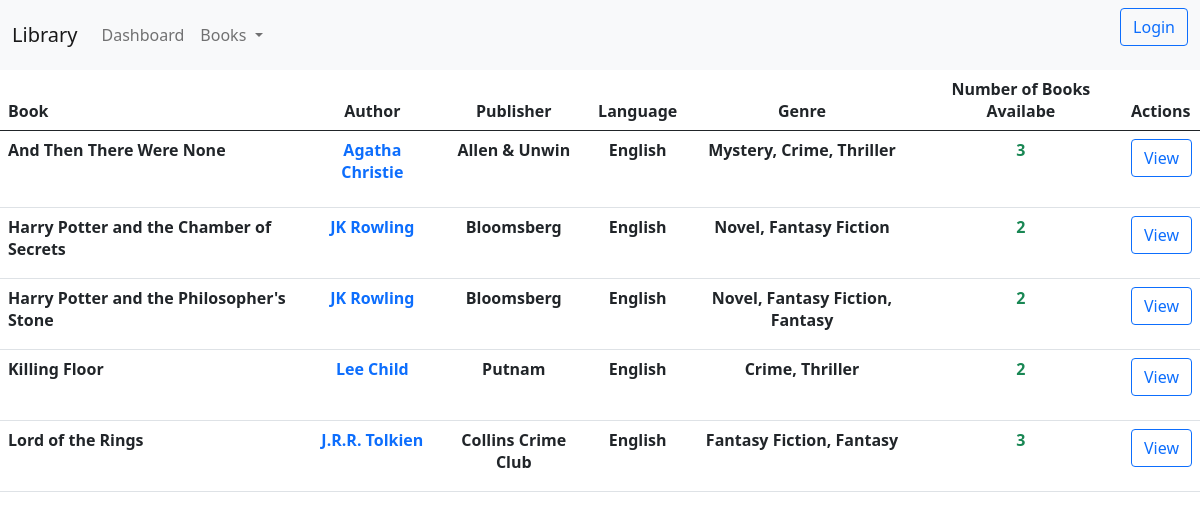
The page /allbooks/ on the database its author committed.
### library/models.py (models this page shows, shortened)
class Book(models.Model):
    title = models.CharField(max_length=200)
    author = models.ForeignKey('Author', on_delete=models.SET_NULL, null=True)
    summary = models.TextField(max_length=1000)
    isbn = models.CharField('ISBN', max_length=13, unique=True)
    genre = models.ManyToManyField(Genre)
    language = models.ForeignKey('Language', on_delete=models.SET_NULL, null=True)
    class Meta:
        ordering = ['title', 'author']
    def display_genre(self):
        return ', '.join(genre.name for genre in self.genre.all())
    def num_books(self):
        return BookIndividual.objects.filter(book=self, status='a').count()

class Author(models.Model):
    name = models.CharField(max_length=100)
    publisher = models.ForeignKey('PublishingHouse', on_delete=models.SET_NULL, null=True, blank=True)
    GEN = (('n',''),('m','Male'),('f','Female'),('o','Other'))
    gender = models.CharField(max_length=15, choices=GEN, default='n', blank=True)
    bio = models.CharField(max_length=1000, default=' ')
    nationality= models.CharField(max_length=50, default=' ')

class PublishingHouse(models.Model):
    name = models.CharField(max_length=100)

class Language(models.Model):
    name = models.CharField(max_length=100)

class Genre(models.Model):
	name = models.CharField(max_length=100)

### library/views.py (the view)
# urls.py: path('allbooks/', all_books_view),
def all_books_view(request):
	if request.user.is_staff:
		return redirect('/staff')
	books=Book.objects.all()
	return render(request, "allbooks.html", locals())

### library/templates/allbooks.html (shortened to what this page needs)
<html>
	<head>
    	<link href="https://cdn.jsdelivr.net/npm/bootstrap@5.0.0-beta3/dist/css/bootstrap.min.css" rel="stylesheet">
	</head>
	<body>
	<nav class="navbar nav-pills navbar-expand-lg navbar-light bg-light">
	  <div class="container-fluid">
	    <a class="navbar-brand" href="#">
	    	{% if user.is_authenticated %} Library Student
	    	{% else %} Library
	    	{% endif %}
		</a>
	    <div class="collapse navbar-collapse" id="navbarSupportedContent">
	      <ul class="navbar-nav me-auto mb-2 mb-lg-0">
	        <li class="nav-item">
	          <a class="nav-link" aria-current="page" href="/">Dashboard</a>
	        </li>
	        <li class="nav-item dropdown active">
	          <a class="nav-link dropdown-toggle" href="#" id="navbarDropdown" role="button" data-bs-toggle="dropdown" aria-expanded="false">
	            Books
	          </a>
	        </li>
	      </ul>
	      {% if user.is_authenticated %}
	      <form action="{% url 'logout' %}" class="d-flex">
	        <button class="btn btn-outline-success" type="submit">Logout</button>
	      </form>
	      {% else %}
	      <form action="{% url 'login' %}" class="d-flex">
	        <button class="btn btn-outline-primary" type="submit">Login</button>
	      </form>
	      {% endif %}
	    </div>
	  </div>
	</nav>
		<table class="table table-hover">
  		<thead>
    		<tr>
      			<th scope="col">Book</th>
      			<th scope="col" class="text-center">Author</th>
      			<th scope="col" class="text-center">Publisher</th>
      			<th scope="col" class="text-center">Language</th>
      			<th scope="col" class="text-center">Genre</th>
      			<th scope="col" class="text-center">Number of Books Availabe</th>
      			<th scope="col">Actions</th>
    		</tr>
  		</thead>
  		<tbody>
  			{% for b in books %}
  			<tr>
  				<th>{{ b.title }}</th>
  				<th><a href="{% url 'author' pk=b.author.id %}"><p class="text-center text-primary">{{b.author.name}}</p></a></th>
	      		<th class="text-center">{{ b.author.publisher.name }}</th>
	      		<th class="text-center">{{ b.language.name }}</th>
	      		<th class="text-center">{{ b.display_genre }}</th>
	      		{% if b.num_books %}
	      		<th class="text-success text-center">{{ b.num_books }}</th>
	      		{% else %}
	      		<th class="text-danger text-center">{{ b.num_books }}</th>
	      		{% endif %}
  				<th><form action="{% url 'book' pk=b.id %}" class="d-flex">
	        	<button class="btn btn-outline-primary" type="submit">View</button>
	      		</form></th>
  			</tr>
     		{% endfor %}
		</tbody>
	</table>
	</body>
</html>

### library/templates/allbooks.html (style rules this page uses)
a { color: black; text-decoration: none; }

### rows shown on the page
Book: title "And Then There Were None", author.name "Agatha Christie", author.publisher.name "Allen & Unwin", language.name "English", display_genre "Mystery, Crime, Thriller", num_books "3"
Book: title "Harry Potter and the Chamber of Secrets", author.name "JK Rowling", author.publisher.name "Bloomsberg", language.name "English", display_genre "Novel, Fantasy Fiction", num_books "2"
Book: title "Harry Potter and the Philosopher's Stone", author.name "JK Rowling", author.publisher.name "Bloomsberg", language.name "English", display_genre "Novel, Fantasy Fiction, Fantasy", num_books "2"
Book: title "Killing Floor", author.name "Lee Child", author.publisher.name "Putnam", language.name "English", display_genre "Crime, Thriller", num_books "2"
Book: title "Lord of the Rings", author.name "J.R.R. Tolkien", author.publisher.name "Collins Crime Club", language.name "English", display_genre "Fantasy Fiction, Fantasy", num_books "3"
